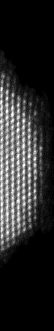
%> input picture tiltser_W.tif, 54 x 331 px
$ octave SVD_compresion.m   (GNU Octave 9; MATLAB toolbox functions it lacks are replaced by stand-ins)
%> lines starting %> are read from the running program, lines starting %| are printed output that depends on the picture
clc, clear, close all

%% Cargamos la imagen original
% Leemos el mapa de bits que sale del microscopio
I = imread('../tiltser_W.tif',6);
%> I is the input picture: size 331x54 uint16; min 0, max 65535, mean 10864.7

% Determinamos dimensiones de la imagen
nx = size(I,1); ny = size(I,2);
%> after `nx = size(I,1)`: nx = 331
%> after `ny = size(I,2)`: ny = 54

%% Descomposición SVD y compresión
% Inicializamos la figura
figure(1), clf, subplot(1,4,1);
imagesc(I), axis off, colormap gray
title("STEM img")

% Descomponemos I aplicando SVD
tic;
[U,S,V] = svd(double(I));
disp(['SVD done. (' num2str(toc) 's)'])

% Truncamos a r valores significativos
r_list = [20 5 1];
I_storage = uint16(zeros(nx,ny,length(r_list)));

i = 1;
for r = r_list
    % Seleccionamos los elementos con los que nos vamos a quedar
    Yap = U(:,1:r)*S(1:r,1:r)*V(:,1:r)';

    % Mostramos la imagen comprimisa junto a ratio de compresión
    subplot(1,4,i+1);
    imagesc(Yap), axis off
    title("k = " + num2str(r,"%d") + " | " + num2str(r*(nx+ny)/nx/ny,"%.2f CR"));

    % Almacenamos las imágenes
    I_storage(:,:,i) = Yap;

    i = i + 1;
end
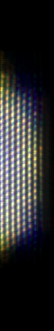
%> I_storage: size 331x54x3 uint16; mean R, G, B 10885.8, 10894.2, 10993; drawn with min black and max white
%> after the loop, i = 4
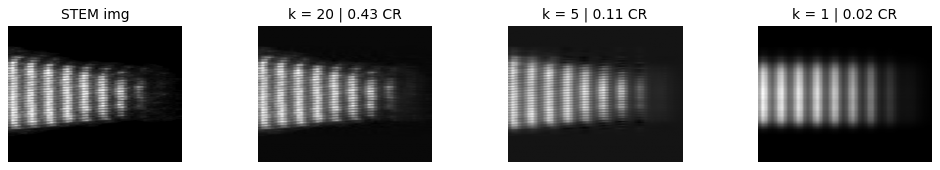
%> figure redrawn from the program's plot data, 4 panels
